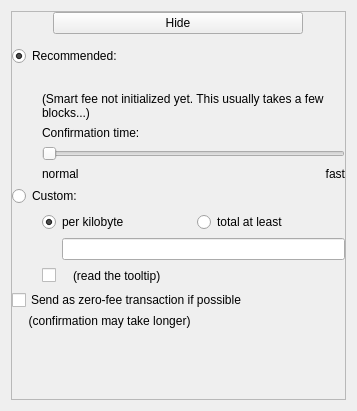
            <widget class="QWidget" name="scrollAreaWidgetContents_3">
             <property name="geometry">
              <rect>
               <x>0</x>
               <y>-73</y>
               <width>357</width>
               <height>411</height>
              </rect>
             </property>
             <layout class="QVBoxLayout" name="verticalLayout_6">
              <item>
               <widget class="QFrame" name="frameFee">
                <property name="sizePolicy">
                 <sizepolicy hsizetype="Expanding" vsizetype="Expanding">
                  <horstretch>0</horstretch>
                  <verstretch>0</verstretch>
                 </sizepolicy>
                </property>
                <property name="maximumSize">
                 <size>
                  <width>400</width>
                  <height>16777215</height>
                 </size>
                </property>
                <property name="frameShape">
                 <enum>QFrame::StyledPanel</enum>
                </property>
                <property name="frameShadow">
                 <enum>QFrame::Sunken</enum>
                </property>
                <layout class="QVBoxLayout" name="verticalLayoutFee1">
                 <property name="spacing">
                  <number>0</number>
                 </property>
                 <property name="leftMargin">
                  <number>0</number>
                 </property>
                 <property name="topMargin">
                  <number>0</number>
                 </property>
                 <property name="rightMargin">
                  <number>0</number>
                 </property>
                 <property name="bottomMargin">
                  <number>0</number>
                 </property>
                 <item>
                  <layout class="QVBoxLayout" name="verticalLayoutFee2" stretch="0,0">
                   <property name="spacing">
                    <number>0</number>
                   </property>
                   <property name="leftMargin">
                    <number>0</number>
                   </property>
                   <property name="topMargin">
                    <number>0</number>
                   </property>
                   <item>
                    <layout class="QHBoxLayout" name="horizontalLayoutFee1">
                     <property name="bottomMargin">
                      <number>0</number>
                     </property>
                     <item>
                      <widget class="QPushButton" name="buttonMinimizeFee">
                       <property name="maximumSize">
                        <size>
                         <width>250</width>
                         <height>16777215</height>
                        </size>
                       </property>
                       <property name="toolTip">
                        <string>collapse fee-settings</string>
                       </property>
                       <property name="text">
                        <string>Hide</string>
                       </property>
                       <property name="class" stdset="0">
                        <string>linkButton</string>
                       </property>
                      </widget>
                     </item>
                    </layout>
                   </item>
                   <item>
                    <widget class="QFrame" name="frameFeeSelection">
                     <layout class="QVBoxLayout" name="verticalLayoutFee12">
                      <property name="spacing">
                       <number>0</number>
                      </property>
                      <property name="leftMargin">
                       <number>0</number>
                      </property>
                      <property name="topMargin">
                       <number>0</number>
                      </property>
                      <property name="rightMargin">
                       <number>0</number>
                      </property>
                      <property name="bottomMargin">
                       <number>0</number>
                      </property>
                      <item>
                       <layout class="QGridLayout" name="gridLayoutFee">
                        <property name="topMargin">
                         <number>10</number>
                        </property>
                        <property name="bottomMargin">
                         <number>4</number>
                        </property>
                        <property name="horizontalSpacing">
                         <number>10</number>
                        </property>
                        <property name="verticalSpacing">
                         <number>4</number>
                        </property>
                        <item row="0" column="0">
                         <layout class="QVBoxLayout" name="verticalLayoutFee3" stretch="0,0,1">
                          <property name="spacing">
                           <number>6</number>
                          </property>
                          <property name="topMargin">
                           <number>2</number>
                          </property>
                          <item>
                           <layout class="QVBoxLayout" name="verticalLayout_5">
                            <item>
                             <widget class="QRadioButton" name="radioSmartFee">
                              <property name="text">
                               <string>Recommended:</string>
                              </property>
                              <property name="checked">
                               <bool>true</bool>
                              </property>
                              <attribute name="buttonGroup">
                               <string notr="true">groupFee</string>
                              </attribute>
                             </widget>
                            </item>
                           </layout>
                          </item>
                          <item>
                           <layout class="QHBoxLayout" name="horizontalLayoutFee9">
                            <item>
                             <spacer name="horizontalSpacer_13">
                              <property name="orientation">
                               <enum>Qt::Horizontal</enum>
                              </property>
                              <property name="sizeType">
                               <enum>QSizePolicy::Fixed</enum>
                              </property>
                              <property name="sizeHint" stdset="0">
                               <size>
                                <width>30</width>
                                <height>20</height>
                               </size>
                              </property>
                             </spacer>
                            </item>
                            <item>
                             <layout class="QVBoxLayout" name="verticalLayoutFee5">
                              <property name="rightMargin">
                               <number>0</number>
                              </property>
                              <item>
                               <layout class="QHBoxLayout" name="horizontalLayoutFee12">
                                <item>
                                 <widget class="QLabel" name="labelSmartFee">
                                  <property name="text">
                                   <string/>
                                  </property>
                                  <property name="margin">
                                   <number>2</number>
                                  </property>
                                 </widget>
                                </item>
                                <item>
                                 <widget class="QLabel" name="labelFeeEstimation">
                                  <property name="text">
                                   <string/>
                                  </property>
                                 </widget>
                                </item>
                               </layout>
                              </item>
                              <item>
                               <widget class="QLabel" name="labelSmartFee2">
                                <property name="lineWidth">
                                 <number>1</number>
                                </property>
                                <property name="text">
                                 <string>(Smart fee not initialized yet. This usually takes a few blocks...)</string>
                                </property>
                                <property name="wordWrap">
                                 <bool>true</bool>
                                </property>
                                <property name="margin">
                                 <number>2</number>
                                </property>
                               </widget>
                              </item>
                              <item>
                               <widget class="QLabel" name="labelSmartFee3">
                                <property name="text">
                                 <string>Confirmation time:</string>
                                </property>
                                <property name="margin">
                                 <number>2</number>
                                </property>
                               </widget>
                              </item>
                              <item>
                               <widget class="QSlider" name="sliderSmartFee">
                                <property name="sizePolicy">
                                 <sizepolicy hsizetype="Preferred" vsizetype="Preferred">
                                  <horstretch>0</horstretch>
                                  <verstretch>0</verstretch>
                                 </sizepolicy>
                                </property>
                                <property name="maximumSize">
                                 <size>
                                  <width>16777215</width>
                                  <height>16777215</height>
                                 </size>
                                </property>
                                <property name="minimum">
                                 <number>0</number>
                                </property>
                                <property name="maximum">
                                 <number>24</number>
                                </property>
                                <property name="pageStep">
                                 <number>1</number>
                                </property>
                                <property name="value">
                                 <number>0</number>
                                </property>
                                <property name="orientation">
                                 <enum>Qt::Horizontal</enum>
                                </property>
                                <property name="invertedAppearance">
                                 <bool>false</bool>
                                </property>
                                <property name="invertedControls">
                                 <bool>false</bool>
                                </property>
                                <property name="tickPosition">
                                 <enum>QSlider::NoTicks</enum>
                                </property>
                               </widget>
                              </item>
                              <item>
                               <layout class="QHBoxLayout" name="horizontalLayoutFee10">
                                <item>
                                 <widget class="QLabel" name="labelSmartFeeNormal">
                                  <property name="text">
                                   <string>normal</string>
                                  </property>
                                 </widget>
                                </item>
                                <item>
                                 <widget class="QLabel" name="labelSmartFeeFast">
                                  <property name="text">
                                   <string>fast</string>
                                  </property>
                                  <property name="alignment">
                                   <set>Qt::AlignRight|Qt::AlignTrailing|Qt::AlignVCenter</set>
                                  </property>
                                 </widget>
                                </item>
                               </layout>
                              </item>
                             </layout>
                            </item>
                           </layout>
                          </item>
                          <item>
                           <spacer name="verticalSpacer_4">
                            <property name="orientation">
                             <enum>Qt::Vertical</enum>
                            </property>
                            <property name="sizeHint" stdset="0">
                             <size>
                              <width>1</width>
                              <height>1</height>
                             </size>
                            </property>
                           </spacer>
                          </item>
                         </layout>
                        </item>
                        <item row="1" column="0">
                         <layout class="QVBoxLayout" name="verticalLayoutFee8">
                          <property name="spacing">
                           <number>6</number>
                          </property>
                          <item>
                           <widget class="QRadioButton" name="radioCustomFee">
                            <property name="text">
                             <string>Custom:</string>
                            </property>
                            <attribute name="buttonGroup">
                             <string notr="true">groupFee</string>
                            </attribute>
                           </widget>
                          </item>
                          <item>
                           <layout class="QHBoxLayout" name="horizontalLayoutFee13">
                            <item>
                             <spacer name="horizontalSpacer_2">
                              <property name="orientation">
                               <enum>Qt::Horizontal</enum>
                              </property>
                              <property name="sizeType">
                               <enum>QSizePolicy::Fixed</enum>
                              </property>
                              <property name="sizeHint" stdset="0">
                               <size>
                                <width>30</width>
                                <height>20</height>
                               </size>
                              </property>
                             </spacer>
                            </item>
                            <item>
                             <widget class="QRadioButton" name="radioCustomPerKilobyte">
                              <property name="toolTip">
                               <string>If the custom fee is set to 1000 duffs and the transaction is only 250 bytes, then &quot;per kilobyte&quot; only pays 250 duffs in fee,&lt;br /&gt;while &quot;at least&quot; pays 1000 duffs. For transactions bigger than a kilobyte both pay by kilobyte.</string>
                              </property>
                              <property name="text">
                               <string>per kilobyte</string>
                              </property>
                              <property name="checked">
                               <bool>true</bool>
                              </property>
                              <attribute name="buttonGroup">
                               <string notr="true">groupCustomFee</string>
                              </attribute>
                             </widget>
                            </item>
                            <item>
                             <widget class="QRadioButton" name="radioCustomAtLeast">
                              <property name="toolTip">
                               <string>If the custom fee is set to 1000 duffs and the transaction is only 250 bytes, then &quot;per kilobyte&quot; only pays 250 duffs in fee,&lt;br /&gt;while &quot;total at least&quot; pays 1000 duffs. For transactions bigger than a kilobyte both pay by kilobyte.</string>
                              </property>
                              <property name="text">
                               <string>total at least</string>
                              </property>
                              <attribute name="buttonGroup">
                               <string notr="true">groupCustomFee</string>
                              </attribute>
                             </widget>
                            </item>
                           </layout>
                          </item>
                          <item>
                           <layout class="QHBoxLayout" name="horizontalLayout_10">
                            <item>
                             <spacer name="horizontalSpacer_6">
                              <property name="orientation">
                               <enum>Qt::Horizontal</enum>
                              </property>
                              <property name="sizeType">
                               <enum>QSizePolicy::Fixed</enum>
                              </property>
                              <property name="sizeHint" stdset="0">
                               <size>
                                <width>50</width>
                                <height>20</height>
                               </size>
                              </property>
                             </spacer>
                            </item>
                            <item>
                             <widget class="BitcoinAmountField" name="customFee"/>
                            </item>
                           </layout>
                          </item>
                          <item>
                           <layout class="QHBoxLayout" name="horizontalLayoutFee8">
                            <item>
                             <spacer name="horizontalSpacer_3">
                              <property name="orientation">
                               <enum>Qt::Horizontal</enum>
                              </property>
                              <property name="sizeType">
                               <enum>QSizePolicy::Fixed</enum>
                              </property>
                              <property name="sizeHint" stdset="0">
                               <size>
                                <width>30</width>
                                <height>20</height>
                               </size>
                              </property>
                             </spacer>
                            </item>
                            <item>
                             <widget class="QCheckBox" name="checkBoxMinimumFee">
                              <property name="maximumSize">
                               <size>
                                <width>25</width>
                                <height>16777215</height>
                               </size>
                              </property>
                              <property name="toolTip">
                               <string>Paying only the minimum fee is just fine as long as there is less transaction volume than space in the blocks.&lt;br /&gt;But be aware that this can end up in a never confirming transaction once there is more demand for paccoin transactions than the network can process.</string>
                              </property>
                              <property name="text">
                               <string/>
                              </property>
                             </widget>
                            </item>
                            <item>
                             <widget class="QLabel" name="labelMinFeeWarning">
                              <property name="enabled">
                               <bool>true</bool>
                              </property>
                              <property name="toolTip">
                               <string>Paying only the minimum fee is just fine as long as there is less transaction volume than space in the blocks.&lt;br /&gt;But be aware that this can end up in a never confirming transaction once there is more demand for paccoin transactions than the network can process.</string>
                              </property>
                              <property name="text">
                               <string>(read the tooltip)</string>
                              </property>
                              <property name="margin">
                               <number>5</number>
                              </property>
                             </widget>
                            </item>
                           </layout>
                          </item>
                         </layout>
                        </item>
                       </layout>
                      </item>
                      <item>
                       <layout class="QHBoxLayout" name="horizontalLayoutFee5" stretch="0">
                        <property name="spacing">
                         <number>8</number>
                        </property>
                        <property name="bottomMargin">
                         <number>4</number>
                        </property>
                        <item>
                         <widget class="QCheckBox" name="checkBoxFreeTx">
                          <property name="text">
                           <string>Send as zero-fee transaction if possible</string>
                          </property>
                         </widget>
                        </item>
                       </layout>
                      </item>
                      <item>
                       <widget class="QLabel" name="labelFreeTx">
                        <property name="text">
                         <string>     (confirmation may take longer)</string>
                        </property>
                        <property name="margin">
                         <number>5</number>
                        </property>
                       </widget>
                      </item>
                      <item>
                       <spacer name="verticalSpacer_11">
                        <property name="orientation">
                         <enum>Qt::Vertical</enum>
                        </property>
                        <property name="sizeHint" stdset="0">
                         <size>
                          <width>20</width>
                          <height>40</height>
                         </size>
                        </property>
                       </spacer>
                      </item>
                     </layout>
                    </widget>
                   </item>
                  </layout>
                 </item>
                </layout>
               </widget>
              </item>
             </layout>
            </widget>
